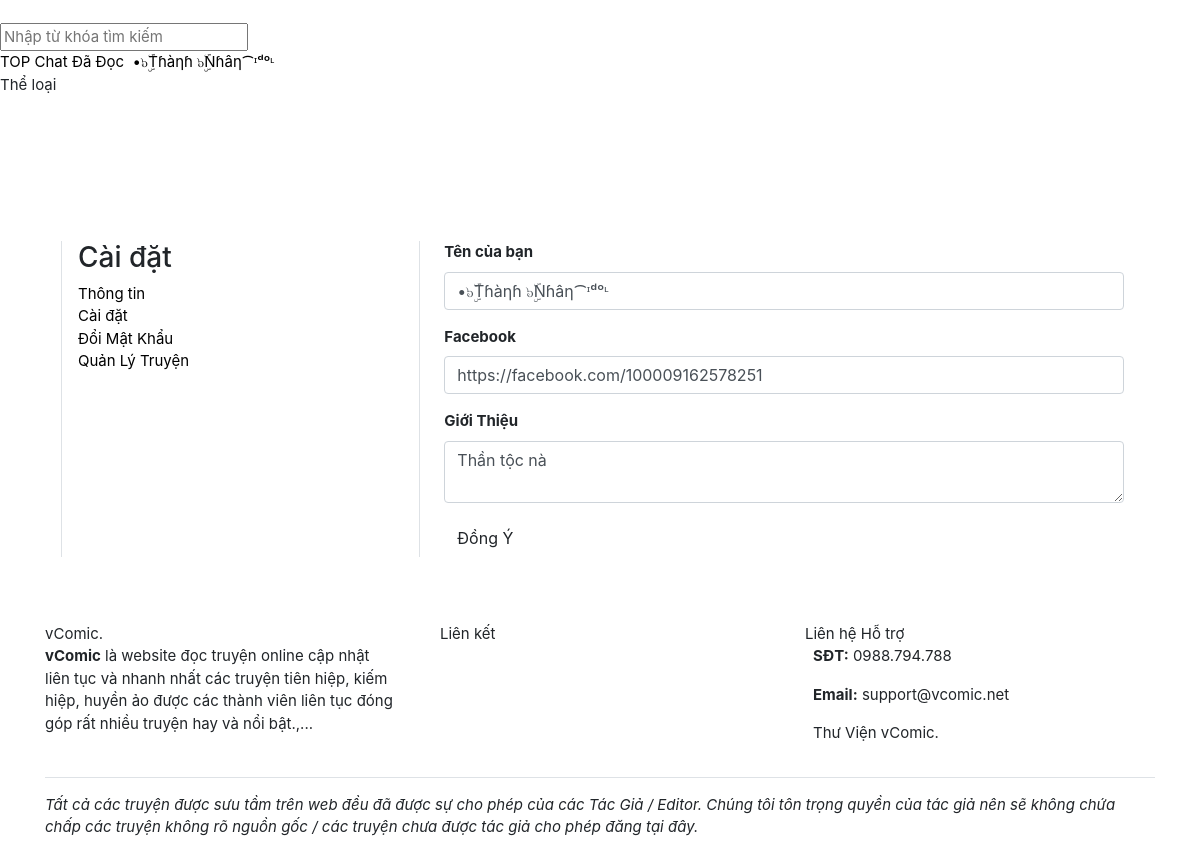
Page /modules/users/settings.php (signed in) on the earlier database version.
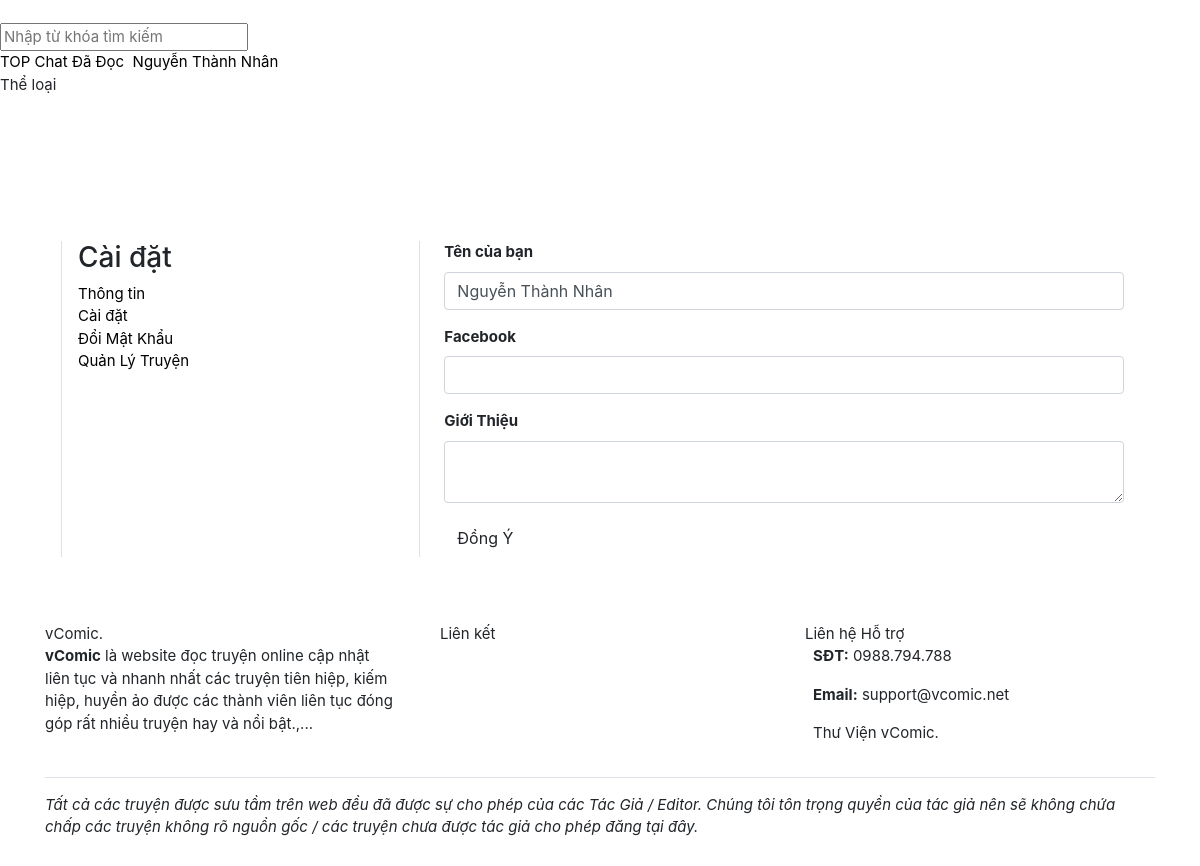
Same page on the later database version.
### tables this page shows
CREATE TABLE `users` (
  `id` int(11) NOT NULL,
  `username` varchar(255) NOT NULL,
  `email` varchar(255) NOT NULL,
  `password` varchar(255) NOT NULL,
  `role` tinyint(4) NOT NULL DEFAULT 0,
  `vip` tinyint(4) NOT NULL DEFAULT 0,
  `fullname` varchar(255) NOT NULL,
  `gender` varchar(2) NOT NULL,
  `gold` int(11) NOT NULL DEFAULT 0,
  `coin` int(11) NOT NULL DEFAULT 0,
  `birthday` int(11) NOT NULL,
  `cover` varchar(255) NOT NULL,
  `avatar` varchar(255) NOT NULL,
  `recover_code` varchar(255) NOT NULL,
  `recover_time` int(11) NOT NULL,
  `login_at` int(11) NOT NULL,
  `created_at` int(11) NOT NULL
);

CREATE TABLE `profile_users` (
  `user_id` int(11) NOT NULL,
  `about` varchar(255) DEFAULT NULL,
  `facebook` varchar(255) DEFAULT NULL
);

### modules/users/settings.php (called while the page is built, shortened)
<?php
require_once('system/bootstrap.php');
$data_profile = get_profile($user_id);
require_once('themes/' . THEME . '/layout/head.php');
require_once('themes/' . THEME . '/templates/users/settings.php');
require_once('themes/' . THEME . '/layout/end.php');

### system/bootstrap.php (called while the page is built, shortened)
<?php
if (isset($_SESSION['username'])) {
    $username = trim($_SESSION['username']);
    $_user = get_info($username);
    if ($_user) {
        $user = $_user;
        $user_id = $user['id'];
    }
}

### themes/colab/templates/users/settings.php (the view)
<section>
    <div class="container pt-5">
        <div class="row mx-0 mx-md-3 mb-3">
            <div class="col-md-4 border-right border-left mb-3 px-3">
                <h3>Cài đặt</h3>
                <div class="custom-list-group">
                    <a class="item d-block" href="/profile">
                        Thông tin
                    </a>
                    <a class="item d-block" href="/profile/settings">
                        Cài đặt
                    </a>
                    <a class="item d-block" href="/profile/password">
                        Đổi Mật Khẩu
                    </a>
            <?php if ($user['role'] > 1): ?>
                    <a class="item d-block" href="/works">
                        Quản Lý Truyện
                    </a>
            <?php endif ?>
                </div>
            </div>
            <div class="col-md-8 pl-md-4">
                <form class="form-horizontal" method="POST">
                    <div class="form-group">
                        <label for="UserName" class="font-weight-bold">Tên của bạn</label>
                        <input type="text" class="form-control" name="fullname" value="<?= $user['fullname'] ?>" />
                    </div>
                    <div class="form-group">
                        <label for="FBName" class="font-weight-bold">Facebook</label>
                        <input type="text" class="form-control" name="facebook" value="<?= $data_profile['facebook'] ?>" />
                    </div>
                    <div class="form-group">
                        <label for="About" class="font-weight-bold">Giới Thiệu</label>
                        <textarea type="text" class="form-control" name="about"><?= $data_profile['about'] ?></textarea>
                    </div>
                    <div class="form-group">
                        <button type="submit" class="btn btn-custom">Đồng Ý</button>
                    </div>
                </form>
            </div>
        </div>
    </div>
</section>

### themes/colab/layout/head.php (shortened to what this page needs)
<!DOCTYPE html>
<html lang="vi">
<head>
	<link rel="stylesheet" href="<?= SITE_URL ?>/assets/css/all.min.css?ver=<?= VERSION ?>" />
	<link rel="stylesheet" href="<?= SITE_URL ?>/assets/css/bootstrap.min.css?ver=<?= VERSION ?>" />
	<link rel="stylesheet" href="<?= SITE_URL ?>/themes/<?= THEME ?>/css/swiper.min.css?ver=<?= VERSION ?>" />
	<link rel="stylesheet" href="<?= SITE_URL ?>/themes/<?= THEME ?>/css/custom.css?ver=<?= VERSION ?>" />
</head>
<body>
    <header style="margin-bottom: 52px;">
        <nav class="custom-nav">
            <div class="custom-nav-brand">
                <a href="/" class="text-white">vComic.</a>
            </div>
            <div class="custom-nav-search">
                <form method="GET">
                    <input type="text" class="nav-search-input" name="search" id="search" placeholder="Nhập từ khóa tìm kiếm" />
                </form>
            </div>
            <div class="custom-nav-item">
                <div class="custom-nav-list">
                    <a class="item" href="/top">
                        <i class="far fa-hashtag"></i> TOP
                    </a>
    <?php if ($user_id): ?>
                    <a class="item" href="/chat">
                        <i class="fal fa-comment-alt-lines"></i> Chat
                    </a>
                    <a class="item" href="/story/read">
                        <i class="far fa-history"></i> Đã Đọc
                    </a>
                    <a class="item" href="/profile">
                        <img class="lazy avatar-sm" data-original="/uploads/avatar/<?= $user['avatar'] ?>?t=<?= time() ?>"> <?= $user['fullname'] ?>
                    </a>
    <?php endif ?>
                    <div class="item cursor">
                        <i class="fal fa-list"></i> <span class="list-title">Thể loại</span>
                        <div class="more-item category">
                            <div class="row text-center">
    <?php if (get_categories()): ?>
    <?php foreach (get_categories() as $list_cate): ?>
                                <div class="col-6 sub px-2">
                                    <a href="/category/<?= $list_cate['slug'] ?>" class="text-white"><?= $list_cate['name'] ?></a>
                                </div>
    <?php endforeach ?>
    <?php else: ?>
                                <div class="col-12 sub px-2">
                                    <a href="#" class="text-white">Chưa có danh mục nào!</a>
                                </div>
    <?php endif ?>
                            </div>
                        </div>
                    </div>
                </div>
            </div>
        </nav>
    </header>

Differences in the rows shown:
removed profile_users: facebook "https://facebook.com/100009162578251", about "Thần tộc nà"
changed users: fullname "•๖ۣۜTɦàηɦ ๖ۣۜNɦâη⁀ᶦᵈᵒᶫ" → "Nguyễn Thành Nhân"
